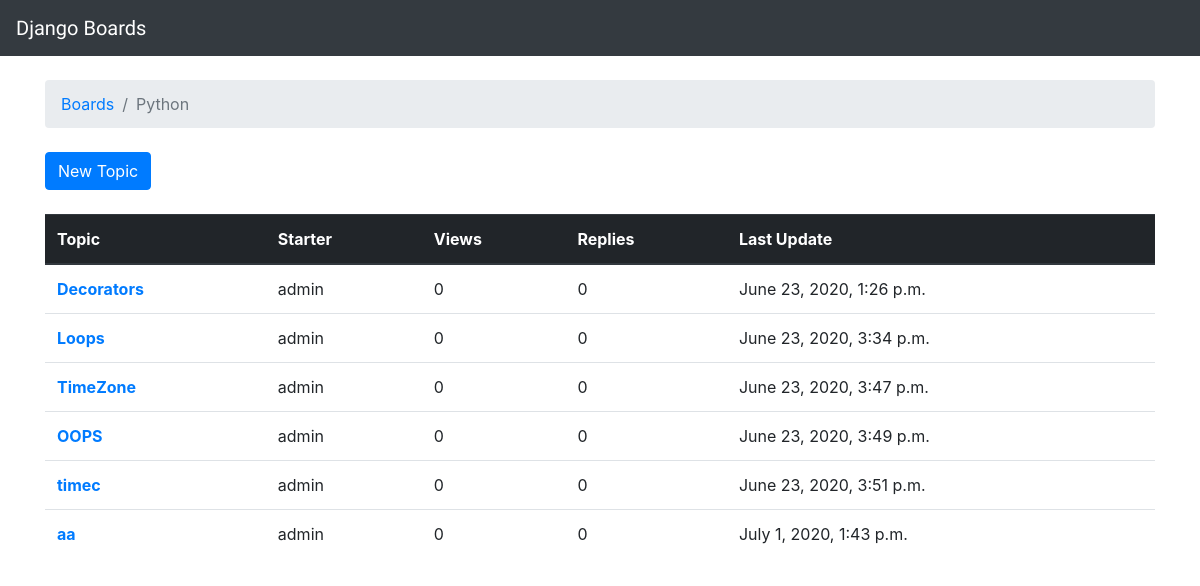
The app's page /boards/1/ with its own data.
### boards/models.py (models this page shows, shortened)
class Board(models.Model):
    name = models.CharField(max_length=30, unique=True)
    description = models.CharField(max_length=100)

class Topic(models.Model):
    subject = models.CharField(max_length=255)
    last_update = models.DateTimeField(default=timezone.now)
    board = models.ForeignKey(Board, related_name='topics', on_delete=models.CASCADE)
    starter= models.ForeignKey(User, related_name='topics', on_delete=models.CASCADE)

### boards/views.py (the view)
# urls.py: path('boards/<int:pk>/', board_views.board_topics , name='board_topics'),
def board_topics(request, pk):
    board = get_object_or_404(Board, pk=pk)
    return render(request, 'boards/topics.html', {'board':board})

### boards/templates/boards/topics.html (shortened to what this page needs)
{% extends 'boards/base.html' %}
    {% block breadcrumb %}
        <li class='breadcrumb-item '><a href="{% url 'home' %}">Boards</a></li>
        <li class="breadcrumb-item active">{{board.name}}</li>
    {% endblock %}
    {% block content %}
    <div class="mb-4">
    <a href="{% url 'new_topic' board.pk %}"><button type="button" class="btn btn-primary">New Topic</button></a>
    </div>
    <table class="table table-hover">
        <thead class="thead-dark">
            <tr>
                <th>Topic</th>
                <th>Starter</th>
                <th>Views</th>
                <th>Replies</th>
                <th>Last Update</th>
            </tr>
        </thead>
        <tbody>
            {% for topic in board.topics.all %}
            <tr>
                <td>
                <div class="font-weight-bold"><a href="#">{{topic.subject}}</a></div>
                </td>
                <td class="align-middle">{{topic.starter.username}}</td>
                <td class="align-middle">0</td>
                <td class ="align-middle">0</td>
                <td class ="align-middle">{{ topic.last_update}}</td>
                {% endfor %}
            </tr>
        </tbody>
    </table>
    {% endblock %}

### boards/templates/boards/base.html (shortened to what this page needs)
{% load static %}
<!DOCTYPE html>
<html lang="en">
<head>
    <link rel="stylesheet" href="{% static 'css/bootstrap.min.css' %}">
    <link rel="stylesheet" href="{% static 'css/app.css' %}">
</head>
<body>
    <nav class="navbar navbar-expand-lg navbar-dark  bg-dark">
        <a class="navbar-brand" href="{% url 'home' %}">Django Boards</a>
    </nav>
        <div class="container">
            <ol class='breadcrumb my-4'>
                {% block breadcrumb %}
                {% endblock %}
            </ol>
            {% block content %}
            {% endblock %}
        </div>
</body>
</html>

### static/css/app.css (style rules this page uses)
.navbar-brand { font-family: 'Pangolin', cursive; }

### records on screen
Board: name "Python"
Topic: subject "Decorators", starter.username "admin", last_update "June 23, 2020, 1:26 p.m."
Topic: subject "Loops", starter.username "admin", last_update "June 23, 2020, 3:34 p.m."
Topic: subject "TimeZone", starter.username "admin", last_update "June 23, 2020, 3:47 p.m."
Topic: subject "OOPS", starter.username "admin", last_update "June 23, 2020, 3:49 p.m."
Topic: subject "timec", starter.username "admin", last_update "June 23, 2020, 3:51 p.m."
Topic: subject "aa", starter.username "admin", last_update "July 1, 2020, 1:43 p.m."
